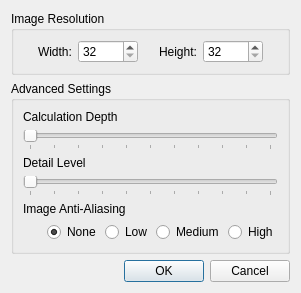
<?xml version="1.0" encoding="UTF-8"?>
<ui version="4.0">
 <class>GenerateImageDialog</class>
 <widget class="QDialog" name="GenerateImageDialog">
  <property name="geometry">
   <rect>
    <x>0</x>
    <y>0</y>
    <width>300</width>
    <height>288</height>
   </rect>
  </property>
  <property name="windowTitle">
   <string>Generate Image</string>
  </property>
  <layout class="QVBoxLayout" name="verticalLayout_2">
   <item>
    <widget class="QGroupBox" name="groupBox">
     <property name="title">
      <string>Image Resolution</string>
     </property>
     <layout class="QHBoxLayout" name="horizontalLayout">
      <item>
       <spacer name="spacer_4">
        <property name="orientation">
         <enum>Qt::Horizontal</enum>
        </property>
        <property name="sizeType">
         <enum>QSizePolicy::Expanding</enum>
        </property>
        <property name="sizeHint" stdset="0">
         <size>
          <width>10</width>
          <height>20</height>
         </size>
        </property>
       </spacer>
      </item>
      <item>
       <widget class="QLabel" name="label">
        <property name="text">
         <string>Width:</string>
        </property>
        <property name="buddy">
         <cstring>spinWidth</cstring>
        </property>
       </widget>
      </item>
      <item>
       <widget class="QSpinBox" name="spinWidth">
        <property name="minimumSize">
         <size>
          <width>60</width>
          <height>0</height>
         </size>
        </property>
        <property name="minimum">
         <number>32</number>
        </property>
        <property name="maximum">
         <number>4000</number>
        </property>
       </widget>
      </item>
      <item>
       <spacer name="spacer">
        <property name="orientation">
         <enum>Qt::Horizontal</enum>
        </property>
        <property name="sizeType">
         <enum>QSizePolicy::Expanding</enum>
        </property>
        <property name="sizeHint" stdset="0">
         <size>
          <width>10</width>
          <height>20</height>
         </size>
        </property>
       </spacer>
      </item>
      <item>
       <widget class="QLabel" name="label_2">
        <property name="text">
         <string>Height:</string>
        </property>
        <property name="buddy">
         <cstring>spinHeight</cstring>
        </property>
       </widget>
      </item>
      <item>
       <widget class="QSpinBox" name="spinHeight">
        <property name="minimumSize">
         <size>
          <width>60</width>
          <height>0</height>
         </size>
        </property>
        <property name="minimum">
         <number>32</number>
        </property>
        <property name="maximum">
         <number>4000</number>
        </property>
       </widget>
      </item>
      <item>
       <spacer name="spacer_2">
        <property name="orientation">
         <enum>Qt::Horizontal</enum>
        </property>
        <property name="sizeType">
         <enum>QSizePolicy::Expanding</enum>
        </property>
        <property name="sizeHint" stdset="0">
         <size>
          <width>10</width>
          <height>20</height>
         </size>
        </property>
       </spacer>
      </item>
     </layout>
    </widget>
   </item>
   <item>
    <widget class="QGroupBox" name="groupBox_2">
     <property name="title">
      <string>Advanced Settings</string>
     </property>
     <layout class="QVBoxLayout" name="verticalLayout">
      <item>
       <widget class="QLabel" name="labelDepth">
        <property name="text">
         <string>Calculation Depth</string>
        </property>
       </widget>
      </item>
      <item>
       <widget class="DoubleSlider" name="sliderDepth">
        <property name="maximum">
         <number>100</number>
        </property>
        <property name="orientation">
         <enum>Qt::Horizontal</enum>
        </property>
        <property name="tickPosition">
         <enum>QSlider::TicksBelow</enum>
        </property>
        <property name="tickInterval">
         <number>10</number>
        </property>
       </widget>
      </item>
      <item>
       <widget class="QLabel" name="labelDetail">
        <property name="text">
         <string>Detail Level</string>
        </property>
       </widget>
      </item>
      <item>
       <widget class="DoubleSlider" name="sliderDetail">
        <property name="maximum">
         <number>100</number>
        </property>
        <property name="orientation">
         <enum>Qt::Horizontal</enum>
        </property>
        <property name="tickPosition">
         <enum>QSlider::TicksBelow</enum>
        </property>
        <property name="tickInterval">
         <number>10</number>
        </property>
       </widget>
      </item>
      <item>
       <widget class="QLabel" name="labelAntiAliasing">
        <property name="text">
         <string>Image Anti-Aliasing</string>
        </property>
       </widget>
      </item>
      <item>
       <layout class="QHBoxLayout" name="_2">
        <item>
         <spacer>
          <property name="orientation">
           <enum>Qt::Horizontal</enum>
          </property>
          <property name="sizeHint" stdset="0">
           <size>
            <width>51</width>
            <height>20</height>
           </size>
          </property>
         </spacer>
        </item>
        <item>
         <widget class="QFrame" name="frameAntiAliasing">
          <property name="frameShape">
           <enum>QFrame::NoFrame</enum>
          </property>
          <layout class="QHBoxLayout" name="_4">
           <property name="spacing">
            <number>4</number>
           </property>
           <property name="margin">
            <number>0</number>
           </property>
           <item>
            <widget class="QRadioButton" name="radioAANone">
             <property name="text">
              <string>None</string>
             </property>
             <property name="checked">
              <bool>true</bool>
             </property>
            </widget>
           </item>
           <item>
            <widget class="QRadioButton" name="radioAALow">
             <property name="text">
              <string>Low</string>
             </property>
            </widget>
           </item>
           <item>
            <widget class="QRadioButton" name="radioAAMedium">
             <property name="text">
              <string>Medium</string>
             </property>
            </widget>
           </item>
           <item>
            <widget class="QRadioButton" name="radioAAHigh">
             <property name="text">
              <string>High</string>
             </property>
            </widget>
           </item>
          </layout>
         </widget>
        </item>
       </layout>
      </item>
     </layout>
    </widget>
   </item>
   <item>
    <spacer name="spacer_3">
     <property name="orientation">
      <enum>Qt::Vertical</enum>
     </property>
     <property name="sizeHint" stdset="0">
      <size>
       <width>279</width>
       <height>0</height>
      </size>
     </property>
    </spacer>
   </item>
   <item>
    <widget class="QDialogButtonBox" name="buttonBox">
     <property name="orientation">
      <enum>Qt::Horizontal</enum>
     </property>
     <property name="standardButtons">
      <set>QDialogButtonBox::Cancel|QDialogButtonBox::Ok</set>
     </property>
    </widget>
   </item>
  </layout>
 </widget>
 <customwidgets>
  <customwidget>
   <class>DoubleSlider</class>
   <extends>QSlider</extends>
   <header>doubleslider.h</header>
  </customwidget>
 </customwidgets>
 <tabstops>
  <tabstop>spinWidth</tabstop>
  <tabstop>spinHeight</tabstop>
  <tabstop>sliderDepth</tabstop>
  <tabstop>sliderDetail</tabstop>
  <tabstop>radioAANone</tabstop>
  <tabstop>radioAALow</tabstop>
  <tabstop>radioAAMedium</tabstop>
  <tabstop>radioAAHigh</tabstop>
  <tabstop>buttonBox</tabstop>
 </tabstops>
 <resources/>
 <connections>
  <connection>
   <sender>buttonBox</sender>
   <signal>accepted()</signal>
   <receiver>GenerateImageDialog</receiver>
   <slot>accept()</slot>
   <hints>
    <hint type="sourcelabel">
     <x>227</x>
     <y>270</y>
    </hint>
    <hint type="destinationlabel">
     <x>157</x>
     <y>274</y>
    </hint>
   </hints>
  </connection>
  <connection>
   <sender>buttonBox</sender>
   <signal>rejected()</signal>
   <receiver>GenerateImageDialog</receiver>
   <slot>reject()</slot>
   <hints>
    <hint type="sourcelabel">
     <x>290</x>
     <y>276</y>
    </hint>
    <hint type="destinationlabel">
     <x>286</x>
     <y>274</y>
    </hint>
   </hints>
  </connection>
 </connections>
</ui>
